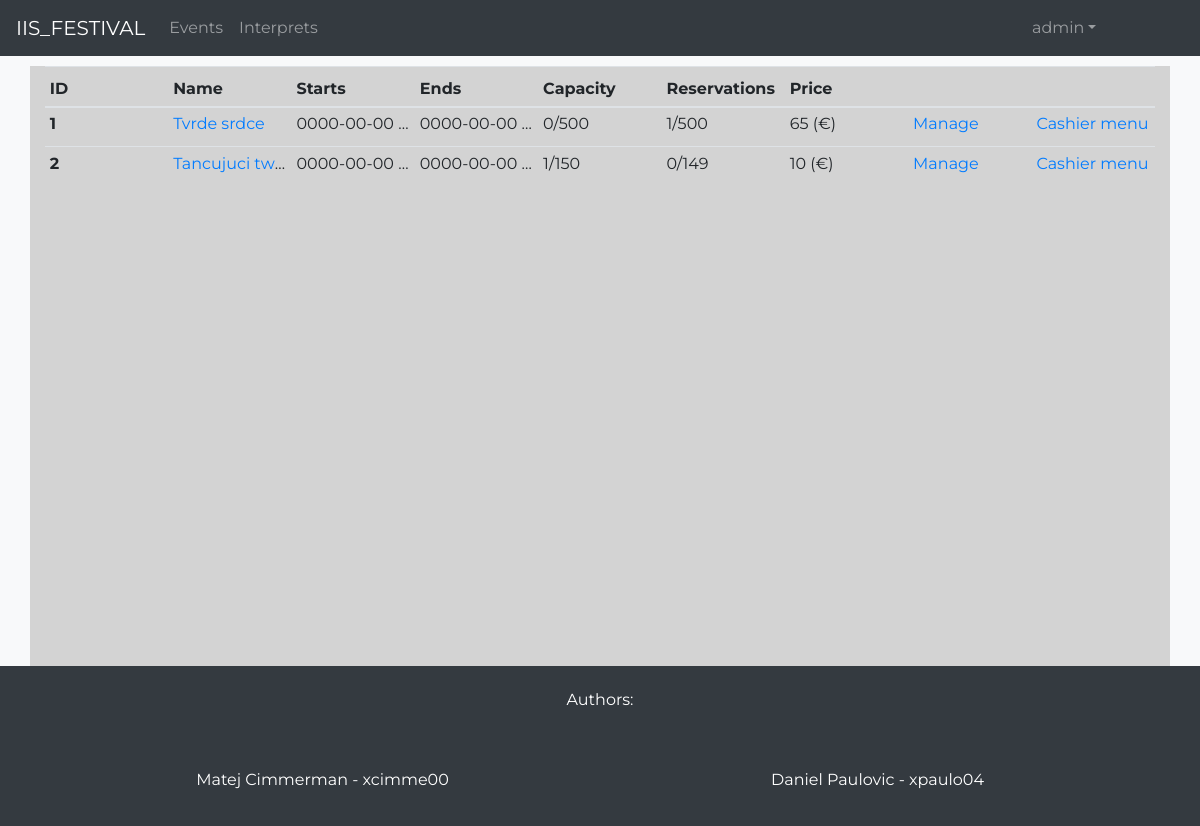
The page /myevents.php (signed in) on the database as committed earlier.
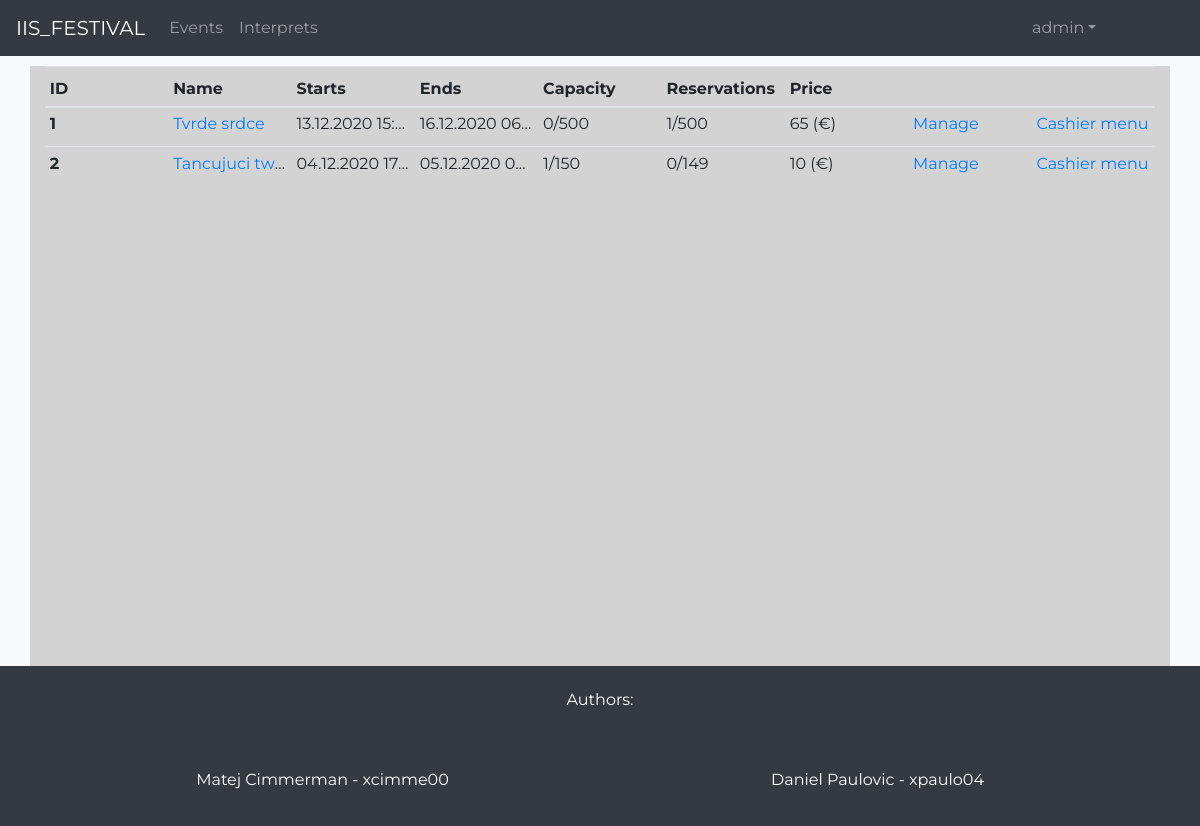
The same page on the database as committed later.
### tables this page shows
CREATE TABLE EVENTS (
    EventID int PRIMARY KEY AUTO_INCREMENT NOT NULL,
    Name varchar(128) NOT NULL,
    Describtion varchar(255),
    Address varchar(128) NOT NULL,
    Start_date varchar(32) NOT NULL,
    Start_time varchar(32) NOT NULL,
    End_date varchar(32) NOT NULL,
    End_time varchar(32) NOT NULL,
    Price float(24) NOT NULL,
    Capacity int NOT NULL,
    Reserved int NOT NULL,
    MaxCapacity int NOT NULL,
    UserID int NOT NULL,
    FOREIGN KEY (UserID) REFERENCES USERS(UserID)
);

### src/php/includes/general_functions.include.php (called while the page is built, shortened)
<?php
function get_my_events($conn, $myid)
{
    $query = "SELECT * FROM EVENTS WHERE UserID = $myid;";
    $result = mysqli_query($conn, $query);
    $data = array();
    while($row = mysqli_fetch_assoc($result))
    {
        $data[] = $row;
    }
    return $data;
}

### src/myevents.php (the view)
<?php
    include_once 'header.php';
?>
    <div class="container fullscreen-container wider-container">
        <?php
            if(isset($_SESSION["UserID"]))
            {
                require_once 'php/includes/database_handler.include.php';
                require_once 'php/includes/general_functions.include.php';
                if(count($my_events = get_my_events($conn, $_SESSION["UserID"])) > 0)
                {
                    echo "
                    <table class=\"table table-sm\">
                        <thead>
                            <tr>
                                <th scope=\"col\">ID</th>
                                <th scope=\"col\">Name</th>
                                <th scope=\"col\">Starts</th>
                                <th scope=\"col\">Ends</th>
                                <th scope=\"col\">Capacity</th>
                                <th scope=\"col\">Reservations</th>
                                <th scope=\"col\">Price</th>
                                <th scope=\"col\"></th>
                                <th scope=\"col\"></th>
                            </tr>
                        </thead>
                        <tbody>
                    ";
                    foreach($my_events as $event):
                        $id = $event["EventID"];
                        $name = $event["Name"];
                        $starts = $event["Start_date"]." ".$event["Start_time"];
                        $ends = $event["End_date"]." ".$event["End_time"];
                        $capacity = $event["Capacity"]."/".$event["MaxCapacity"];
                        $reservations = $event["MaxCapacity"] - $event["Capacity"];
                        $reserved = $event["Reserved"]."/".$reservations;
                        $price = $event["Price"];
                        echo "
                            <tr>
                                <th scope=\"row\">$id</th>
                                <td> <a href=\"event.php?id=$id\">$name</a></td>
                                <td>$starts</td>
                                <td>$ends</td>
                                <td>$capacity</td>
                                <td>$reserved</td>
                                <td>$price (&euro;)</td>
                                <td><a class=\"\" href=\"manage_event.php?id=$id\" role=\"button\">Manage</a></td>
                                <td><a class=\"\" href=\"cashier_panel.php?id=$id\" role=\"button\">Cashier menu</a></td>
                            </tr>
                        ";
                    endforeach;
                    echo "
                        </tbody>
                    </table>
                    ";
                }
                else
                {
                    echo "You haven't created any events yet.";
                }
            }
            else
            {
                header("location: login.php");
                exit();
            }
        ?>
    </div>
<?php
    include_once 'footer.php';
?>

Rows that differ between the two databases and show on the page:
changed events "Tvrde srdce": starts "0000-00-00…" → "13.12.2020 15:…"; ends "0000-00-00…" → "16.12.2020 06…"
changed events "Tancujuci tw…": starts "0000-00-00…" → "04.12.2020 17…"; ends "0000-00-00…" → "05.12.2020 0…"
